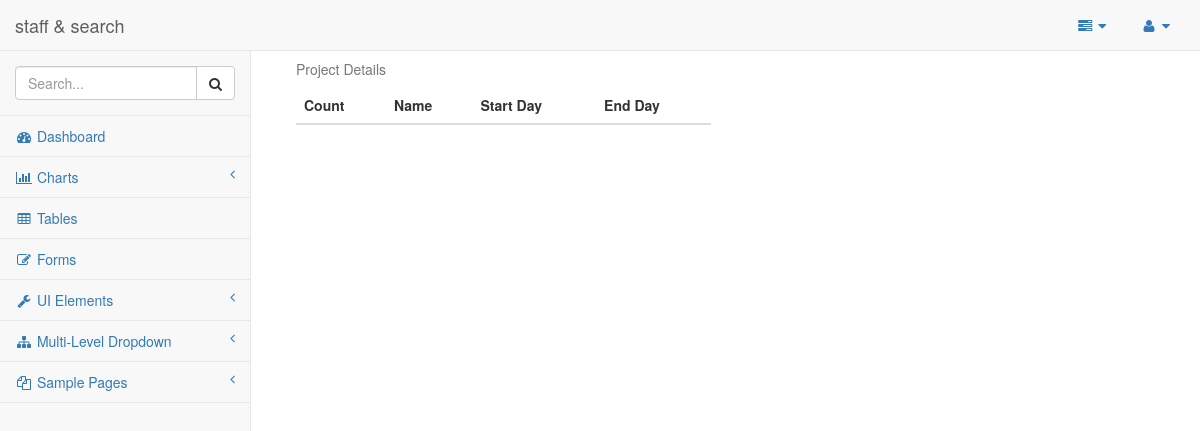
The app's page /admin/project_lists.php, older data.
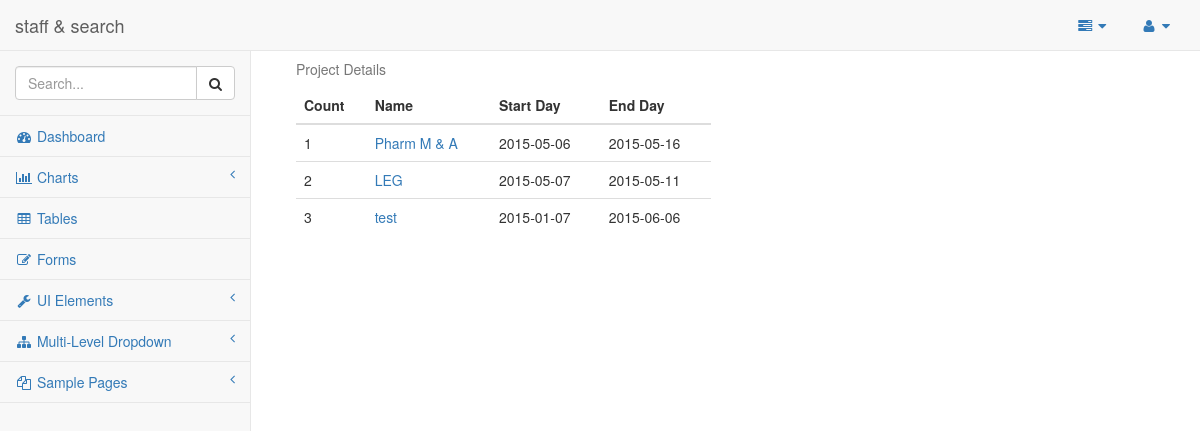
The same page, newer data.
### tables this page shows
CREATE TABLE IF NOT EXISTS `projects` (
`project_id` int(11) NOT NULL,
  `name` varchar(50) NOT NULL,
  `start_day` date NOT NULL,
  `end_day` date NOT NULL,
  `description` text NOT NULL
);

### admin/project_lists.php (the view, shortened to what this page needs)
<?php
    include("header.php");
?>
<body>
    <div id="wrapper">
       <?php
        include 'side_and_menu.php';
       ?>
       <?php
       $query = "SELECT * from projects";
       $result = mysql_query($query);
       ?>
    <div id="page-wrapper">
        <div class="col-md-6">
            <table class="table">
              <caption>Project Details</caption>
              <thead>
                <tr>
                  <th>Count</th>
                  <th>Name</th>
                  <th>Start Day</th>
                  <th>End Day</th>
                </tr>
              </thead>
              <tbody>
                <?php
                $count = 1;
                while ($row = mysql_fetch_array($result)) {
                  echo "<tr>
                  <td>".$count++."</td>
                  <td><a href='project_details.php?id='".$row['project_id'].">".$row['name']."</a></td>
                  <td>".$row['start_day']."</td>
                  <td>".$row['end_day']."</td>
                </tr>";
                }
                ?>
              </tbody>
            </table>
        </div>
    </div>
    </div>
</body>
</html>

### admin/header.php (shortened to what this page needs)
<!DOCTYPE html>
<html lang="en">
<head>
    <link href="../bower_components/bootstrap/dist/css/bootstrap.min.css" rel="stylesheet">
    <link href="../bower_components/metisMenu/dist/metisMenu.min.css" rel="stylesheet">
    <link href="../dist/css/timeline.css" rel="stylesheet">
    <link href="../dist/css/sb-admin-2.css" rel="stylesheet">
    <link href="../bower_components/morrisjs/morris.css" rel="stylesheet">
    <link href="../bower_components/font-awesome/css/font-awesome.min.css" rel="stylesheet" type="text/css">
</head>

### admin/side_and_menu.php
<nav class="navbar navbar-default navbar-static-top" role="navigation" style="margin-bottom: 0">
          <?php
          include("head_menu.php");
          ?>
           <?php
           include("side_menu.php");
           ?>
       </nav>

### admin/head_menu.php (shortened to what this page needs)
<div class="navbar-header">
               <a class="navbar-brand" href="index.php">staff & search</a>
           </div>
           <ul class="nav navbar-top-links navbar-right">
               <li class="dropdown">
                   <a class="dropdown-toggle" data-toggle="dropdown" href="#">
                       <i class="fa fa-tasks fa-fw"></i>  <i class="fa fa-caret-down"></i>
                   </a>
               </li>
               <li class="dropdown">
                   <a class="dropdown-toggle" data-toggle="dropdown" href="#">
                       <i class="fa fa-user fa-fw"></i>  <i class="fa fa-caret-down"></i>
                   </a>
               </li>
           </ul>

### admin/side_menu.php (shortened to what this page needs)
<div class="navbar-default sidebar" role="navigation">
                <div class="sidebar-nav navbar-collapse">
                    <ul class="nav" id="side-menu">
                        <li class="sidebar-search">
                            <div class="input-group custom-search-form">
                                <input type="text" class="form-control" placeholder="Search...">
                                <span class="input-group-btn">
                                <button class="btn btn-default" type="button">
                                    <i class="fa fa-search"></i>
                                </button>
                            </span>
                            </div>
                        </li>
                        <li>
                            <a href="index.html"><i class="fa fa-dashboard fa-fw"></i> Dashboard</a>
                        </li>
                        <li>
                            <a href="#"><i class="fa fa-bar-chart-o fa-fw"></i> Charts<span class="fa arrow"></span></a>
                        </li>
                        <li>
                            <a href="tables.html"><i class="fa fa-table fa-fw"></i> Tables</a>
                        </li>
                        <li>
                            <a href="forms.html"><i class="fa fa-edit fa-fw"></i> Forms</a>
                        </li>
                        <li>
                            <a href="#"><i class="fa fa-wrench fa-fw"></i> UI Elements<span class="fa arrow"></span></a>
                        </li>
                        <li>
                            <a href="#"><i class="fa fa-sitemap fa-fw"></i> Multi-Level Dropdown<span class="fa arrow"></span></a>
                        </li>
                        <li>
                            <a href="#"><i class="fa fa-files-o fa-fw"></i> Sample Pages<span class="fa arrow"></span></a>
                        </li>
                    </ul>
                </div>
            </div>

Row changes from the older to the newer data that the page shows:
added projects: name "Pharm M & A", start_day "2015-05-06", end_day "2015-05-16"
added projects: name "LEG", start_day "2015-05-07", end_day "2015-05-11"
added projects: name "test", start_day "2015-01-07", end_day "2015-06-06"
